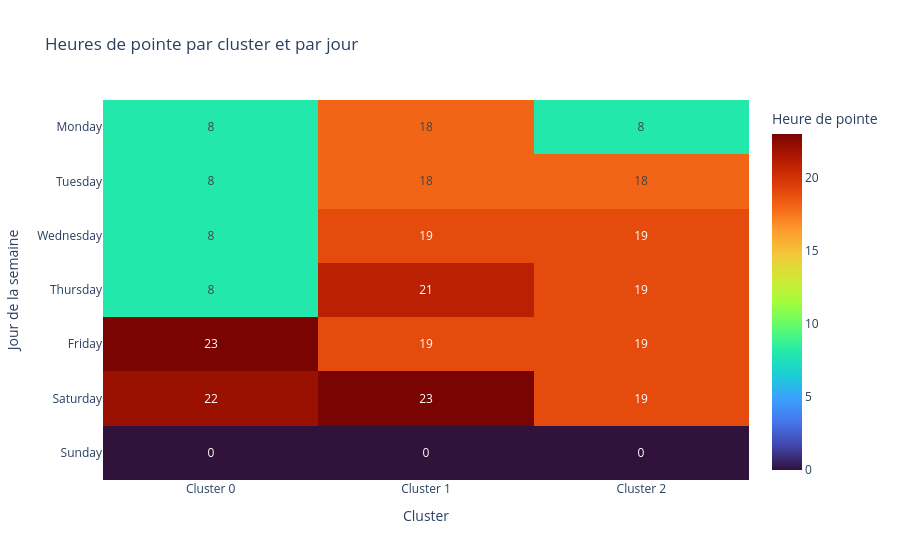

Write notebook code for a chart like this one.
### Code cell
# Visualisation des heures de pointe par cluster à l'aide d'une heatmap

peak_matrix = (
    peak_hours
    .pivot(
        index="Day_of_week",
        columns="cluster",
        values="Hour"
    )
    .reindex(days_order)
)


fig = px.imshow(
    peak_matrix,
    labels={
        "x": "Cluster",
        "y": "Jour de la semaine",
        "color": "Heure de pointe"
    },
    x=[f"Cluster {c}" for c in peak_matrix.columns],
    y=peak_matrix.index,
    color_continuous_scale="Turbo",
    text_auto=True,
    aspect="auto",
    title="Heures de pointe par cluster et par jour"
)

fig.update_layout(
    xaxis_title="Cluster",
    yaxis_title="Jour de la semaine"
)

fig.show()

### Figure 1 — Plotly figure (JSON) as saved in the notebook; plotly's stock layout.template omitted (floating-point values rounded to 4 significant figures)
{"data": [{"coloraxis": "coloraxis", "hovertemplate": "Cluster: %{x}<br>Jour de la semaine: %{y}<br>Heure de pointe: %{z}<extra></extra>", "name": "0", "texttemplate": "%{z}", "type": "heatmap", "x": ["Cluster 0", "Cluster 1", "Cluster 2"], "xaxis": "x", "y": ["Monday", "Tuesday", "Wednesday", "Thursday", "Friday", "Saturday", "Sunday"], "yaxis": "y", "z": [[8, 18, 8], [8, 18, 18], [8, 19, 19], [8, 21, 19], [23, 19, 19], [22, 23, 19], [0, 0, 0]]}], "layout": {"coloraxis": {"autocolorscale": false, "colorbar": {"title": {"text": "Heure de pointe"}}, "colorscale": [[0, "#30123b"], [0.07143, "#4145ab"], [0.1429, "#4675ed"], [0.2143, "#39a2fc"], [0.2857, "#1bcfd4"], [0.3571, "#24eca6"], [0.4286, "#61fc6c"], [0.5, "#a4fc3b"], [0.5714, "#d1e834"], [0.6429, "#f3c63a"], [0.7143, "#fe9b2d"], [0.7857, "#f36315"], [0.8571, "#d93806"], [0.9286, "#b11901"], [1, "#7a0402"]]}, "title": {"text": "Heures de pointe par cluster et par jour"}, "xaxis": {"anchor": "y", "domain": [0, 1], "title": {"text": "Cluster"}}, "yaxis": {"anchor": "x", "autorange": "reversed", "domain": [0, 1], "title": {"text": "Jour de la semaine"}}}}
